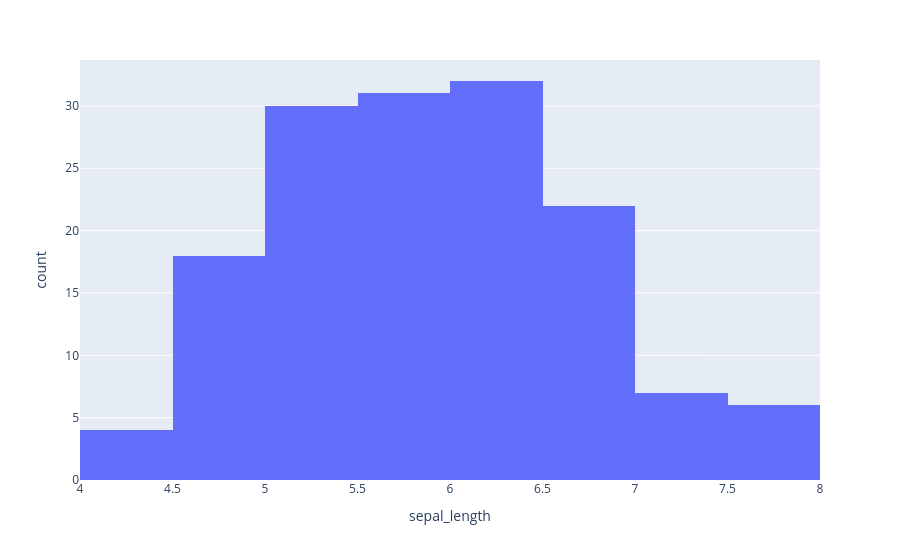

This figure's notebook cell:
### Code cell
fig=px.histogram(df , x='sepal_length')
fig

### Figure 1 — Plotly figure (JSON) as saved in the notebook; plotly's stock layout.template omitted (floating-point values rounded to 4 significant figures; data arrays with more than 128 entries replaced by an {"elided": "..."} marker saying what was removed)
{"data": [{"bingroup": "x", "hovertemplate": "sepal_length=%{x}<br>count=%{y}<extra></extra>", "legendgroup": "", "marker": {"color": "#636efa", "pattern": {"shape": ""}}, "name": "", "orientation": "v", "showlegend": false, "type": "histogram", "x": {"elided": "150 float values"}, "xaxis": "x", "yaxis": "y"}], "layout": {"barmode": "relative", "legend": {"tracegroupgap": 0}, "margin": {"t": 60}, "xaxis": {"anchor": "y", "domain": [0, 1], "title": {"text": "sepal_length"}}, "yaxis": {"anchor": "x", "domain": [0, 1], "title": {"text": "count"}}}}
